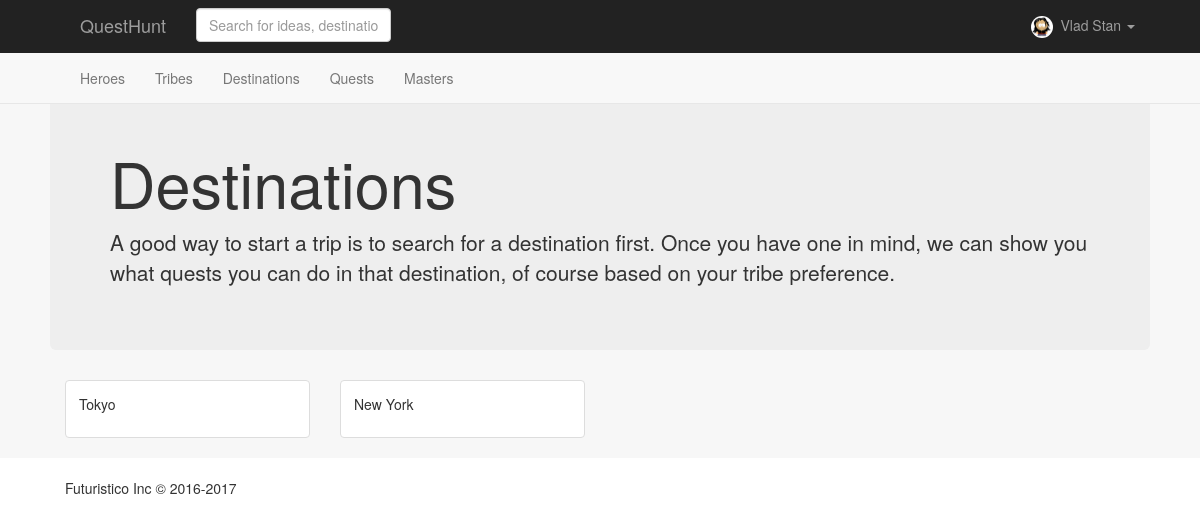
The app's page /destinations/ (signed in), older data.
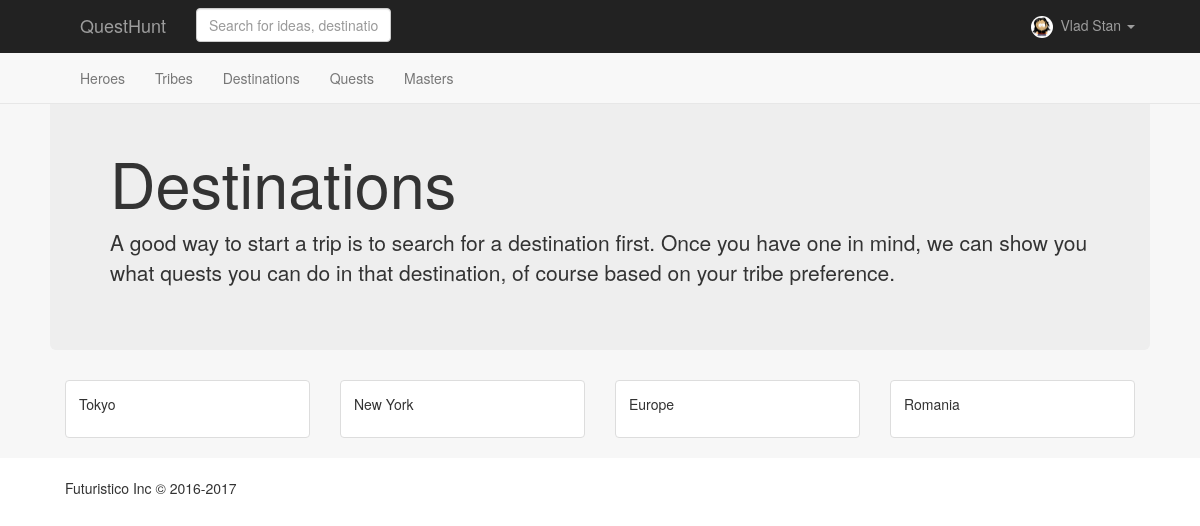
The same page, newer data.
### destinations/models.py (models this page shows, shortened)
class Destination(models.Model):
	type = models.CharField(max_length=100)
	name = models.CharField(max_length=100)
	parent = models.ForeignKey('self', blank=True, null=True)
	slug = models.SlugField(unique = True)
	cover_image = models.FileField(upload_to = 'posts', default='/media/posts/iceland.jpg')
	description = models.TextField(max_length=1000, default="Get notified every time we publish a new tip, a new hack or a deal on Adventure Travel.")
	subscribers = models.ManyToManyField(User, blank=True)

### destinations/views.py (the view)
# urls.py: url(r'^destinations/(?P<link>[\w|-]+)/$', views.destination, name='destination'),
def destinations(request):
	try:
		destinations = Destination.objects.all()
		context = {
			"destinations": destinations
		}
		return render(request, 'destinations.html', context)
	except KeyError:
		return redirect('quest_list')

### destinations/templates/destinations.html
  {% extends 'base.html' %}
{% load staticfiles %}
{% block page %}
  <div class="row">
  <div class="jumbotron">
    <h1>Destinations</h1>
    <p>A good way to start a trip is to search for a destination first. Once you have one in mind, we can show you what quests you can do in that destination, of course based on your tribe preference.</p>
  </div>
    {% for destination in destinations %}
      <div class="col-md-3">
        <div class="thumbnail">
          <div class="caption">
            <p><a href="{{ destination.slug}}">{{ destination.name }}</a></p>
          </div>
        </div>
      </div>
    {% endfor %}
  </div>
{% endblock %}

Row changes from the older to the newer data that the page shows:
added Destination: name "Europe"
added Destination: name "Romania"
